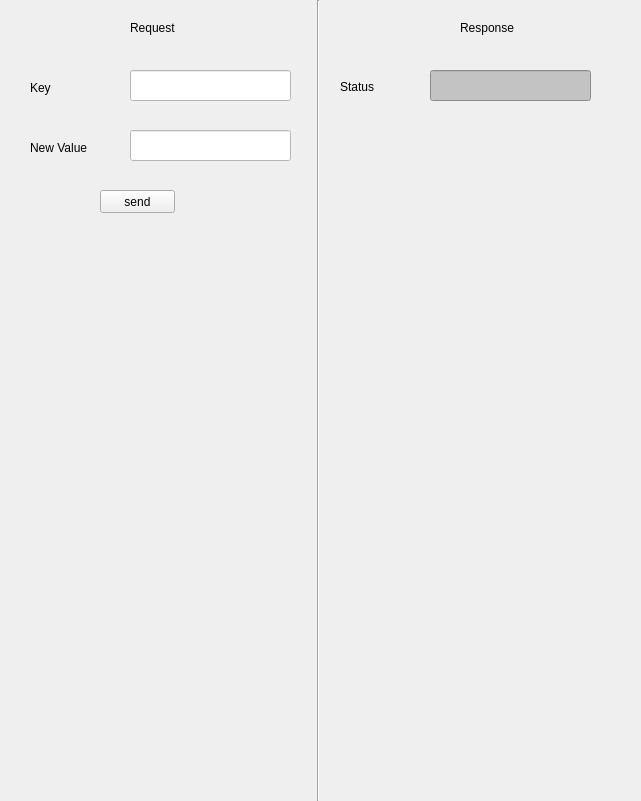
     <widget class="QWidget" name="widget_Change_Configuration" native="true">
      <property name="geometry">
       <rect>
        <x>0</x>
        <y>120</y>
        <width>641</width>
        <height>801</height>
       </rect>
      </property>
      <property name="font">
       <font>
        <strikeout>false</strikeout>
       </font>
      </property>
      <property name="focusPolicy">
       <enum>Qt::NoFocus</enum>
      </property>
      <property name="autoFillBackground">
       <bool>true</bool>
      </property>
      <widget class="QLabel" name="label_17">
       <property name="geometry">
        <rect>
         <x>460</x>
         <y>20</y>
         <width>61</width>
         <height>16</height>
        </rect>
       </property>
       <property name="text">
        <string>Response</string>
       </property>
      </widget>
      <widget class="QLabel" name="label_Status_Change_Configuration_Response">
       <property name="geometry">
        <rect>
         <x>340</x>
         <y>80</y>
         <width>47</width>
         <height>13</height>
        </rect>
       </property>
       <property name="text">
        <string>Status</string>
       </property>
      </widget>
      <widget class="Line" name="line_8">
       <property name="geometry">
        <rect>
         <x>310</x>
         <y>0</y>
         <width>16</width>
         <height>801</height>
        </rect>
       </property>
       <property name="orientation">
        <enum>Qt::Vertical</enum>
       </property>
      </widget>
      <widget class="QLabel" name="label_18">
       <property name="geometry">
        <rect>
         <x>130</x>
         <y>20</y>
         <width>61</width>
         <height>16</height>
        </rect>
       </property>
       <property name="text">
        <string>Request</string>
       </property>
      </widget>
      <widget class="QLabel" name="label_Key_Change_Configuration_Request">
       <property name="geometry">
        <rect>
         <x>30</x>
         <y>80</y>
         <width>81</width>
         <height>16</height>
        </rect>
       </property>
       <property name="text">
        <string>Key</string>
       </property>
      </widget>
      <widget class="QLineEdit" name="lineEdit_Key_Change_Configuration_Request">
       <property name="geometry">
        <rect>
         <x>130</x>
         <y>70</y>
         <width>161</width>
         <height>31</height>
        </rect>
       </property>
       <property name="autoFillBackground">
        <bool>false</bool>
       </property>
       <property name="styleSheet">
        <string notr="true">background:rgb(255, 255, 255)</string>
       </property>
       <property name="readOnly">
        <bool>false</bool>
       </property>
      </widget>
      <widget class="QLineEdit" name="lineEdit_NewValue_Change_Configuration_Request">
       <property name="geometry">
        <rect>
         <x>130</x>
         <y>130</y>
         <width>161</width>
         <height>31</height>
        </rect>
       </property>
       <property name="autoFillBackground">
        <bool>false</bool>
       </property>
       <property name="styleSheet">
        <string notr="true">background:rgb(255, 255, 255)</string>
       </property>
       <property name="text">
        <string/>
       </property>
       <property name="readOnly">
        <bool>false</bool>
       </property>
      </widget>
      <widget class="QLabel" name="label_NewValue_Change_Configuration_Request">
       <property name="geometry">
        <rect>
         <x>30</x>
         <y>140</y>
         <width>81</width>
         <height>16</height>
        </rect>
       </property>
       <property name="text">
        <string>New Value</string>
       </property>
      </widget>
      <widget class="QLineEdit" name="lineEdit_Status_Change_Configuration_Response">
       <property name="geometry">
        <rect>
         <x>430</x>
         <y>70</y>
         <width>161</width>
         <height>31</height>
        </rect>
       </property>
       <property name="styleSheet">
        <string notr="true">background:rgb(195,195,195)</string>
       </property>
       <property name="readOnly">
        <bool>true</bool>
       </property>
      </widget>
      <widget class="QPushButton" name="pushButton_Send_changeconfiguration">
       <property name="geometry">
        <rect>
         <x>100</x>
         <y>190</y>
         <width>75</width>
         <height>23</height>
        </rect>
       </property>
       <property name="text">
        <string>send</string>
       </property>
      </widget>
     </widget>
